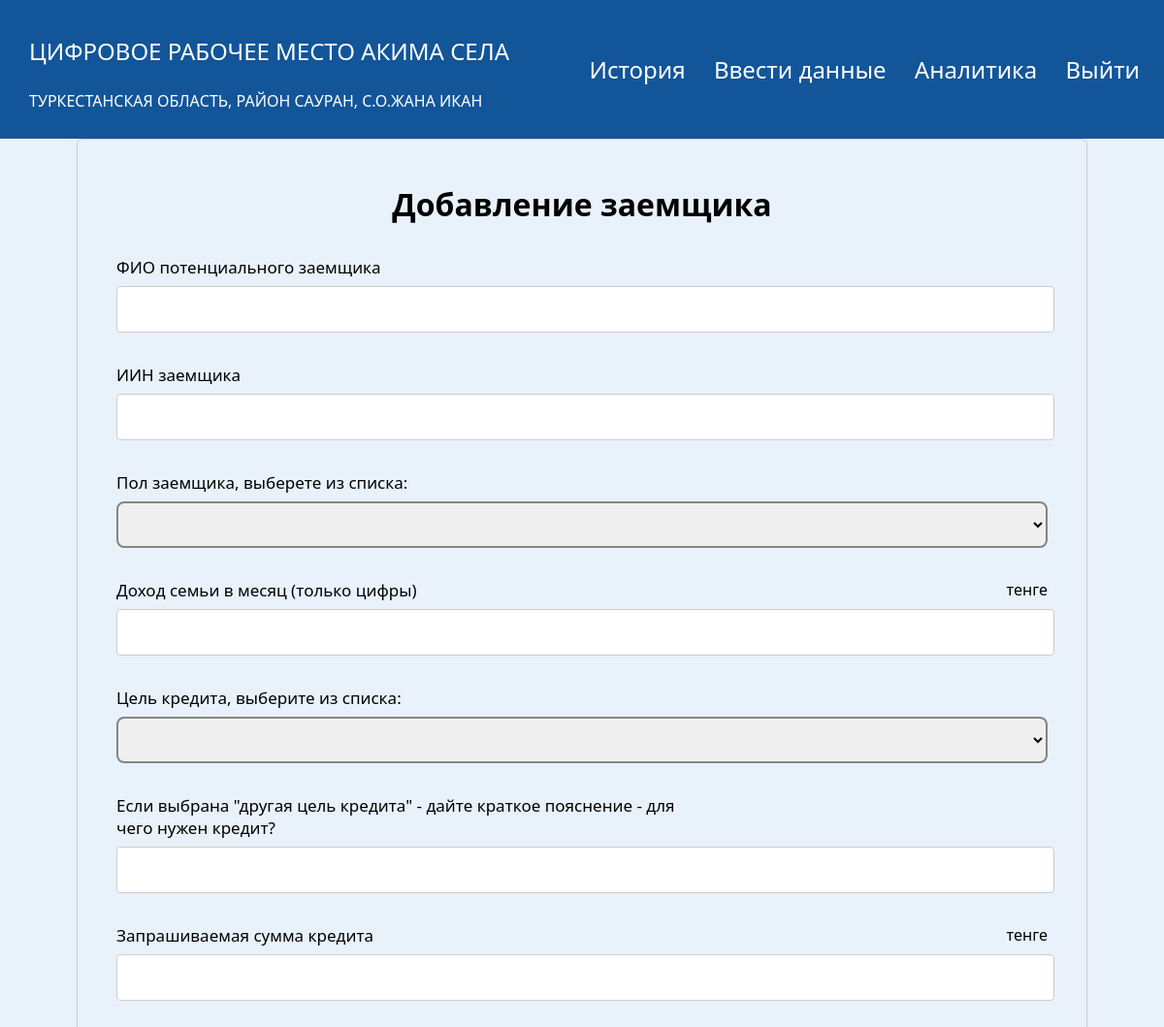
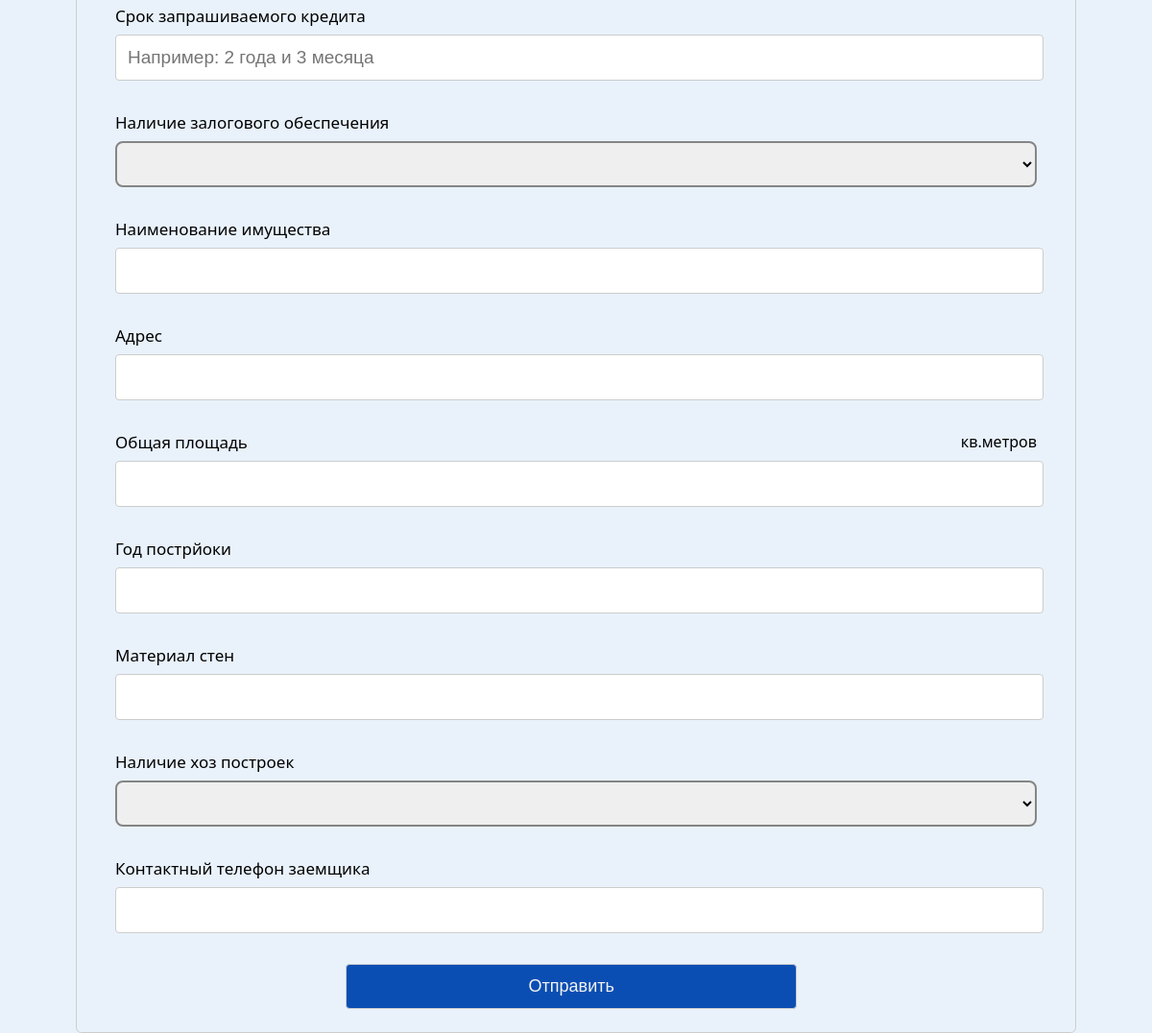
The page /add-creditors (signed in) on the database its author committed (2 pictures, top to bottom).
### app/models.py (models this page shows, shortened)
class User(db.Model, UserMixin):
   id = db.Column(db.Integer, primary_key = True)
   login = db.Column(db.String(250), unique=True)
   kato_2 = db.Column(db.String(1024))
   kato_2_name = db.Column(db.String(1024))
   kato_4 = db.Column(db.String(1024))
   kato_4_name = db.Column(db.String(1024))
   kato_6 = db.Column(db.String(1024), unique=True)
   kato_6_name = db.Column(db.String(1024))
   password = db.Column(db.String(250))
   is_district = db.Column(db.Boolean)
   is_obl = db.Column(db.Boolean)

### app/routes.py (the view, shortened to what this page needs)
@app.route('/add-creditors', methods=['POST', 'GET'])
@login_required
def add_creditors():
    form = CreditorForm()
    if request.method == 'GET':
        return render_template('creditors.html', form=form, user=current_user, measurement_units=measurement_units)
    return render_template('creditors.html', form=form, user=current_user, measurement_units=measurement_units)

### app/routes.py (called while the page is built)
@login_manager.user_loader
def load_user(user_id):
    return User.query.get(int(user_id))

### app/templates/creditors.html (shortened to what this page needs)
{% extends "base.html" %} {% block title %}Форма заполнения кредиторов{% endblock %}
{% block content %}
<link rel="stylesheet" href="{{ url_for('static', filename='creditors.css') }}" />
<body>
  <form action="#" class="form" method="POST">
    <h1 class="text-center">Добавление заемщика</h1>
    <div class="input-group">
      <div class="label">
        {{ form.FIO.label }}
      </div>
      {{ form.FIO }}
    </div>
    <div class="input-group">
      <div class="label">
        {{ form.IIN.label }}
      </div>
      {{ form.IIN }}
    </div>
    <div class="input-group">
      <div class="label">
        {{ form.gender.label }}
      </div>
      {{ form.gender }}
    </div>
    <div class="input-group">
      <div class="label">
        {{ form.family_income_month.label }}
        {{ measurement_units['tenge'] }}
      </div>
      {{ form.family_income_month }}
    </div>
    <div class="input-group">
      <div class="label">
        {{ form.credit_goal.label }}
      </div>
      {{ form.credit_goal }}
    </div>
    <div class="input-group">
      <div class="label">
        {{ form.credit_other_goal.label }}
      </div>
      {{ form.credit_other_goal }}
    </div>
    <div class="input-group">
      <div class="label">
        {{ form.credit_amount.label }}
        {{ measurement_units['tenge'] }}
      </div>
      {{ form.credit_amount }}
    </div>
    <div class="input-group">
      <div class="label">
        {{ form.credit_period.label }}
      </div>
      {{ form.credit_period(placeholder='Например: 2 года и 3 месяца') }}
    </div>
    <div class="input-group">
      <div class="label">
        {{ form.zalog_avaliability.label }}
      </div>
      {{ form.zalog_avaliability }}
    </div>
    <div class="input-group">
      <div class="label">
        {{ form.zalog_name.label }}
      </div>
      {{ form.zalog_name }}
    </div>
    <div class="input-group">
      <div class="label">
        {{ form.zalog_address.label }}
      </div>
      {{ form.zalog_address }}
    </div>
    <div class="input-group">
      <div class="label">
        {{ form.zalog_square.label }}
        {{ measurement_units['square'] }}
      </div>
      {{ form.zalog_square }}
    </div>
    <div class="input-group">
      <div class="label">
        {{ form.zalog_creation_year.label }}
      </div>
      {{ form.zalog_creation_year }}
    </div>
    <div class="input-group">
      <div class="label">
        {{ form.zalog_wall_material.label }}
      </div>
      {{ form.zalog_wall_material }}
    </div>
    <div class="input-group">
      <div class="label">
        {{ form.zalog_hoz_buildings.label }}
      </div>
      {{ form.zalog_hoz_buildings }}
    </div>
    <div class="input-group">
      <div class="label">
        {{ form.creditor_phone.label }}
      </div>
      {{ form.creditor_phone }}
    </div>
    <div class="btns-group">
      {{ form.submit(class="btn") }}
    </div>
  </form>
</body>
{% endblock %}

### app/templates/base.html (shortened to what this page needs)
<!DOCTYPE html>
<html lang="ru">
<head>
  <link rel="stylesheet" href="{{ url_for('static', filename='base.css') }}">
</head>
<div class="content">
  <nav class="head">
    <div class="logo_block">
    {% if user.is_authenticated %}
        {% if user.is_obl %}
        <div>
          <p class="logo_text">Цифровое Рабочее место Акима области</p>
         <p class="logo_text_under">{{ user.kato_2_name }}</p>
        </div>
        {% elif user.is_district %}
            <div>
                <p class="logo_text">Цифровое Рабочее место Акима района</p>
               <p class="logo_text_under">{{ user.kato_4_name }}</p>
            </div>
       {% else %}
            <div>
                <p class="logo_text">Цифровое Рабочее место Акима села</p>
                <p class="logo_text_under">{{ user.kato_2_name }}, {{ user.kato_4_name }}, {{ user.kato_6_name }}</p>
            </div>
       {% endif %}
    {% endif %}
    </div>
    <div>
      {% if user.is_authenticated %}
      {% if user.is_district %}
      <a class="nav_link" id="portfolio" href="{{ url_for('region_akim') }}">Анкеты</a>
      {% else %}
      {% if not user.is_obl %}
      <a class="nav_link" id="portfolio" href="{{ url_for('account') }}">История</a>
      <a class="nav_link" id="portfolio" href="{{ url_for('edit_form') }}">Ввести данные</a>
      {% endif %}
      {% endif %}
      <a class="nav_link" id="portfolio" href="{{ url_for('dashboard_soc1') }}">Аналитика</a>
      <a class="nav_link" id="logout" href="{{ url_for('logout') }}">Выйти</a>
      {% else %}
      <a class="nav_link" id="login" href="{{ url_for('login') }}">Войти</a>
      {% endif %}
    </div>
  </nav>
  <div class="container">{% block content %} {% endblock %}</div>
</div>
</html>

### app/static/base.css (style rules this page uses)
body { margin: 0; background-color: rgba(215, 231, 248, 0.53); font-family: Montserrat, "Segoe UI", Tahoma, Geneva, Verdana, sans-serif; }
.content { width: 100%; }
.head { display: flex; width: 100%; justify-content: space-between; height: fit-content; align-items: center; background-color: #125599; padding-bottom: 12px; padding-top: 12px; }
.logo_block { display: flex; align-items: center; }
.logo_text { font-size: x-large; color: #fff; margin-left: 30px; text-transform: uppercase; }
.logo_text_under { font-size: medium; color: #fff; margin-left: 30px; text-transform: uppercase; }
.nav_link { font-size: x-large; color: #fff; text-decoration: none; padding-right: 25px; }

### app/static/creditors.css (style rules this page uses)
:root { --primary-color: rgb(11, 78, 179); }
label { display: block; margin-bottom: 0.5rem; width: 60%; }
.label { display: flex; width: 100%; justify-content: space-between; }
input { display: block; font-size: 19px; width: 98%; padding: 0.75rem; border: 1px solid #ccc; border-radius: 0.25rem; }
select { width: 100%; font-size: 19px; padding: 0.25rem; border-radius: 0.5rem; border: #858585 2px solid; height: 3rem; }
label { font-size: 17px; }
.text-center { text-align: center; }
.form { width: 80%; max-width: 1200px; margin: 0 auto; border: 1px solid #ccc; border-radius: 0.35rem; padding: 1.5rem 2.5rem; }
.input-group { margin: 2rem 0; }
.btns-group { display: flex; width: 50%; margin: 0 auto; }
.btn { padding: 0.75rem; font-size: 18px; display: block; text-decoration: none; background-color: var(--primary-color); color: #f3f3f3; text-align: center; border-radius: 0.25rem; cursor: pointer; transition: 0.3s; }

### rows shown on the page
User: kato_2_name "ТУРКЕСТАНСКАЯ ОБЛАСТЬ", kato_4_name "РАЙОН САУРАН", kato_6_name "С.О.ЖАНА ИКАН"

### other values the page prints
{{ measurement_units['tenge'] }} "тенге"
{{ measurement_units['square'] }} "кв.метров"
